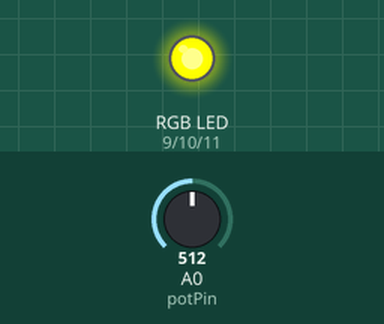
Bench run of a sketch on a simulated Arduino Uno, built with avr-gcc and run on an emulated ATmega328P. Parts: an RGB LED mixed from three pins (HIGH = lit). Inputs (shaded band) come from the test bench; at power-on: A0 (potPin) = 512.

Above: at 1.2 s.
1.3 s: A0 (potPin) set to 357
2.8 s: A0 (potPin) set to 323
At 3.8 s:
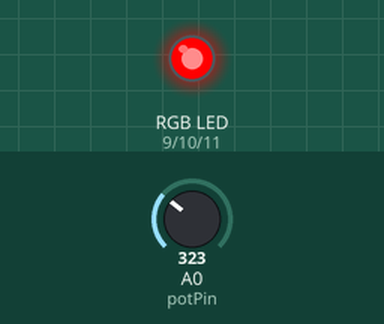
4.3 s: A0 (potPin) set to 190
5.8 s: A0 (potPin) set to 158
At 7.0 s:
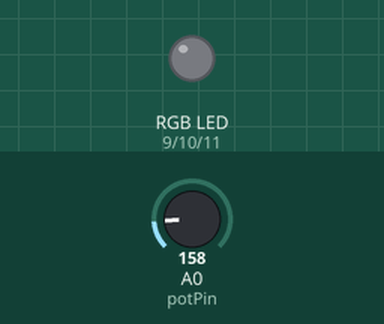
7.3 s: A0 (potPin) set to 523
At 8.4 s:
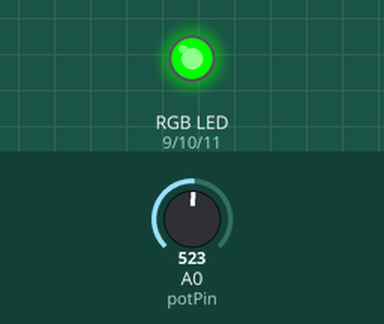
8.8 s: A0 (potPin) set to 505
At 9.5 s:
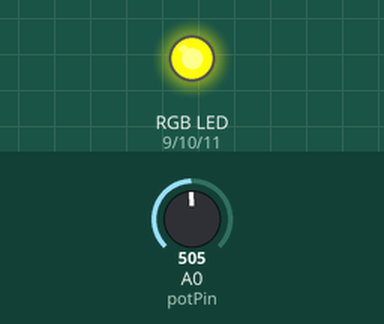
Timing chart, 0 to 11.3 s (numbered marks = the images above; inputs shaded):
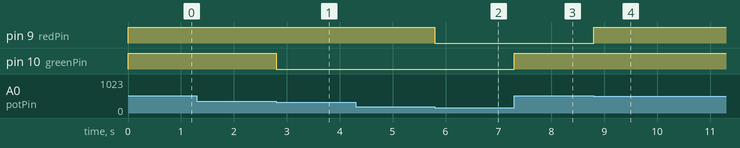

Measured:
- the behaviour switches between 342 and 341 on A0 (potPin) (found by bisection; images 0 and 1)
- the behaviour switches between 172 and 171 on A0 (potPin) (found by bisection; images 1 and 2)
- the behaviour switches between 513 and 512 on A0 (potPin) (found by bisection; images 3 and 4)
- after the input at 1.3 s, every drawn part: stays the same
- after the input at 2.8 s, pin 10 (greenPin): HIGH → LOW at once
- after the input at 4.3 s, every drawn part: stays the same
- after the input at 5.8 s, pin 9 (redPin): HIGH → LOW at once
- after the input at 7.3 s, pin 10 (greenPin): LOW → HIGH at once
- after the input at 8.8 s, pin 9 (redPin): LOW → HIGH at once

The sketch:

color_from_black_to_white_through_different_color_variations.ino
```cpp
/* This code uses potentiometer to control the color of an RGB LED.
The LED will transition through different colors from black to white as the potentiometer is turned.*/

// Define the pins for the RGB LED
const int redPin = 9;    // Red LED pin
const int greenPin = 10; // Green LED pin
const int bluePin = 11;  // Blue LED pin
const int potPin = A0;   // Potentiometer pin

// Setup function
void setup() {
  pinMode(redPin, OUTPUT);   // Set red LED pin as output
  pinMode(greenPin, OUTPUT); // Set green LED pin as output
  pinMode(bluePin, OUTPUT);  // Set blue LED pin as output
}

// Main loop function
void loop() {
  int potValue = analogRead(potPin); // Read potentiometer value (0-1023)

  // Black
  if (potValue >= 0 && potValue <= 171) {
    analogWrite(redPin, 0);
    analogWrite(greenPin, 0);
    analogWrite(bluePin, 0);
  }
  // Red
  else if (potValue < 342) {
    analogWrite(redPin, 255);
    analogWrite(greenPin, 0);
    analogWrite(bluePin, 0);
  }
  // Yellow
  else if (potValue < 513) {
    analogWrite(redPin, 255);
    analogWrite(greenPin, 255);
    analogWrite(bluePin, 0);
  }
  // Green
  else if (potValue < 684) {
    analogWrite(redPin, 0);
    analogWrite(greenPin, 255);
    analogWrite(bluePin, 0);
  }
  // Cyan
  else if (potValue < 855) {
    analogWrite(redPin, 0);
    analogWrite(greenPin, 100);
    analogWrite(bluePin, 100);
  }
}
```
